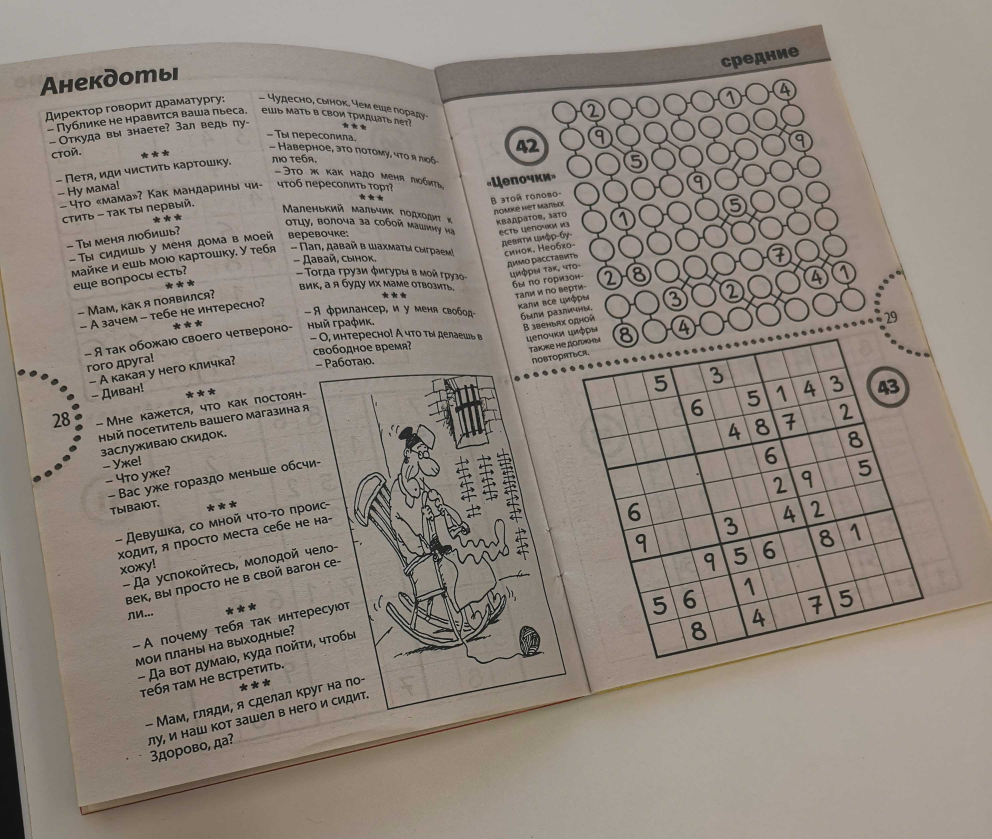
#> input picture homework_2/train/train_0.jpg, 2976 x 2517 px (shown at 1/3 size)
$ jupyter execute --allow-errors slt2.ipynb
#> lines starting #> are read from the running program, lines starting #| are printed output that depends on the picture; after the words box and inside, x2 and y2 are one past the last pixel; in counts of white or black regions, pixels touching at a corner belong together
[cell 1]
import numpy as np
import matplotlib.pyplot as plt
import operator
import joblib
import random
from sklearn.ensemble import RandomForestClassifier
from keras.datasets import mnist
import numpy as np
from matplotlib import pyplot as plt
import cv2 as cv
import operator
from skimage.segmentation import clear_border
import torch
import math
from tensorflow.keras.models import load_model
from imutils.perspective import four_point_transform
import tensorflow as tf
from tensorflow.keras.preprocessing.image import img_to_array

[cell 2]
def pre_process_image(img, skip_dilate=False):
    # imgRGB = cv.cvtColor(img, cv.COLOR_BGR2RGB)
    # imgGray = cv.cvtColor(img.copy(), cv.COLOR_RGB2GRAY)
    # reduce noise in thresholding algorithm via Gaussian Blur
    proc = cv.GaussianBlur(img.copy(), (9, 9), 0)
    proc = cv.adaptiveThreshold(proc, 255, cv.ADAPTIVE_THRESH_GAUSSIAN_C, cv.THRESH_BINARY, 11, 2)

    # in order to successfully extract the grid, we need to invert the colors
    proc = cv.bitwise_not(proc, proc)

    # dilation: We need to use dilation as while using Gaussian Thresholding we reduced noise which in
    # turn lead shrinking of our object. So we need to dilate it.
    if not skip_dilate:
        kernel = np.array([[0., 1., 0.], [1., 1., 1.], [0., 1., 0.]],np.uint8)
        proc = cv.dilate(proc, kernel)
    return proc

[cell 3]
def find_corners(img, ind):

    # ramer doughlas peucker algorithm


    contours, h = cv.findContours(img.copy(), cv.RETR_EXTERNAL, cv.CHAIN_APPROX_NONE)  # Find contours
    contours = sorted(contours, key=cv.contourArea, reverse=True)
    polygon = contours[ind]

    bottom_right, _ = max(enumerate([pt[0][0] + pt[0][1] for pt in polygon]), key=operator.itemgetter(1))
    top_left, _ = min(enumerate([pt[0][0] + pt[0][1] for pt in polygon]), key=operator.itemgetter(1))
    bottom_left, _ = min(enumerate([pt[0][0] - pt[0][1] for pt in polygon]), key=operator.itemgetter(1))
    top_right, _ = max(enumerate([pt[0][0] - pt[0][1] for pt in polygon]), key=operator.itemgetter(1))

    return polygon[top_left][0], polygon[top_right][0], polygon[bottom_right][0], polygon[bottom_left][0]

[cell 4]
def distance_between(p1, p2):
    """Returns the scalar distance between two points"""
    a = p2[0] - p1[0]
    b = p2[1] - p1[1]
    return np.sqrt((a ** 2) + (b ** 2))

[cell 5]
def crop_and_warp(img, crop_rect):
    """Crops and warps a rectangular section from an image into a square of similar size."""


    top_left, top_right, bottom_right, bottom_left = crop_rect[0], crop_rect[1], crop_rect[2], crop_rect[3]
    src = np.array([top_left, top_right, bottom_right, bottom_left], dtype='float32')

    side = max([
        distance_between(bottom_right, top_right),
        distance_between(top_left, bottom_left),
        distance_between(bottom_right, bottom_left),
        distance_between(top_left, top_right)
    ])

    dst = np.array([[0, 0], [side - 1, 0], [side - 1, side - 1], [0, side - 1]], dtype='float32')
    m = cv.getPerspectiveTransform(src, dst)
    return cv.warpPerspective(img, m, (int(side), int(side)))

[cell 6]
def infer_grid(img):
    squares = []
    side = img.shape[:1]
    side = side[0] / 9
    for j in range(9):
        for i in range(9):
            p1 = (i * side, j * side)
            p2 = ((i + 1) * side, (j + 1) * side)
            squares.append((p1, p2))
    return squares

[cell 7]
def scale_and_centre(img, size, margin=0, background=0):
    h, w = img.shape[:2]

    def centre_pad(length):
        if length % 2 == 0:
            side1 = int((size - length) / 2)
            side2 = side1
        else:
            side1 = int((size - length) / 2)
            side2 = side1 + 1
        return side1, side2

    def scale(r, x):
        return int(r * x)

    if h > w:
        t_pad = int(margin / 2)
        b_pad = t_pad
        ratio = (size - margin) / h
        w, h = scale(ratio, w), scale(ratio, h)
        l_pad, r_pad = centre_pad(w)
    else:
        l_pad = int(margin / 2)
        r_pad = l_pad
        ratio = (size - margin) / w
        w, h = scale(ratio, w), scale(ratio, h)
        t_pad, b_pad = centre_pad(h)

    img = cv.resize(img, (w, h))
    img = cv.copyMakeBorder(img, t_pad, b_pad, l_pad, r_pad, cv.BORDER_CONSTANT, None, background)
    return cv.resize(img, (size, size))

[cell 8]
def find_largest_feature(inp_img, scan_tl=None, scan_br=None):
    img = inp_img.copy()
    height, width = img.shape[:2]
    max_area = 0
    seed_point = (None, None)
    if scan_tl is None:
        scan_tl = [0, 0]
    if scan_br is None:
        scan_br = [width, height]

    for x in range(scan_tl[0], scan_br[0]):
        for y in range(scan_tl[1], scan_br[1]):
            if img.item(y, x) == 255 and x < width and y < height:
                area = cv.floodFill(img, None, (x, y), 64)
                if area[0] > max_area:
                    max_area = area[0]
                    seed_point = (x, y)
    for x in range(width):
        for y in range(height):
            if img.item(y, x) == 255 and x < width and y < height:
                cv.floodFill(img, None, (x, y), 64)

    mask = np.zeros((height + 2, width + 2), np.uint8)

    if all([p is not None for p in seed_point]):
        cv.floodFill(img, mask, seed_point, 255)

    top, bottom, left, right = height, 0, width, 0

    for x in range(width):
        for y in range(height):
            if img.item(y, x) == 64:
                cv.floodFill(img, mask, (x, y), 0)

            if img.item(y, x) == 255:
                top = y if y < top else top
                bottom = y if y > bottom else bottom
                left = x if x < left else left
                right = x if x > right else right

    bbox = [[left, top], [right, bottom]]
    return img, np.array(bbox, dtype='float32'), seed_point

[cell 9]
def extract_digit(img, rect, size):

    digit = img[int(rect[0][1]):int(rect[1][1]), int(rect[0][0]):int(rect[1][0])]
    h, w = digit.shape[:2]
    margin = int(np.mean([h, w]) / 2.5)
    _, bbox, seed = find_largest_feature(digit, [margin, margin], [w - margin, h - margin])
    digit = digit[int(bbox[0][1]):int(bbox[1][1]), int(bbox[0][0]):int(bbox[1][0])]
    w = bbox[1][0] - bbox[0][0]
    h = bbox[1][1] - bbox[0][1]
    if w > 0 and h > 0 and (w * h) > 100 and len(digit) > 0:
        return scale_and_centre(digit, size, 4)
    else:
        return np.zeros((size, size), np.uint8)

[cell 10]
def get_digits(img, squares, size):
    digits = []
    img = pre_process_image(img.copy(), skip_dilate=True)
    for square in squares:
        digits.append(extract_digit(img, square, size))
    return digits

[cell 11]
def predict_image(image):
    # source: https://becominghuman.ai/image-processing-sudokuai-opencv-45380715a629

    img = cv.cvtColor(image, cv.COLOR_RGB2GRAY)

    process = pre_process_image(img.copy())
    # source: https://becominghuman.ai/sudoku-and-cell-extraction-sudokuai-opencv-38b603066066

    # sudoku extraction
    polygons = []
    flag = 1
    for i in range(4):
        top_l, top_r, bottom_r, bottom_l  = find_corners(process, i)

        # in order to crop the image, we need to know the dimensions of the sudoku.
        width_A = np.sqrt(((bottom_r[0] - bottom_l[0]) ** 2) + ((bottom_r[1] - bottom_l[1]) ** 2))
        width_B = np.sqrt(((top_r[0] - top_l[0]) ** 2) + ((top_r[1] - top_l[1]) ** 2))
        width = max(int(width_A), int(width_B))

        height_A = np.sqrt(((top_r[0] - bottom_r[0]) ** 2) + ((top_r[1] - bottom_r[1]) ** 2))
        height_B = np.sqrt(((top_l[0] - bottom_l[0]) ** 2) + ((top_l[1] - bottom_l[1]) ** 2))
        height = max(int(height_A), int(height_B))

        if flag and (abs(width_A - width_B) < width * 0.2 or abs(height_A - height_B) < height * 0.2):
            et = width * height * 0.68
            h = height * 0.3
            w = width * 0.3
            flag = 0
        elif flag:
            et = width * height * 0.68
            h = height * 0.3
            w = width * 0.3

        if i > 0 and (abs(width_A - width_B) > w or abs(height_A - height_B) > h or abs(height - width) >
                      width * 0.2 or width*height < et):
            continue
        else:
            polygons.append([top_l, top_r, bottom_r, bottom_l])


    # calculate the perspective transform matrix and warp
    # the perspective to grab the screen
    ordered_corners = find_corners(process, 0)
    res = crop_and_warp(img, ordered_corners)
    dst = np.zeros(img.shape)
    mask = cv.fillPoly(dst, np.array( [[p[0], p[1], p[2], p[3]] for p in polygons], dtype=np.int32 ), (255,255,255))
    return mask, res

[cell 12]
image = cv.imread('train/train_0.jpg')
#> image is the input picture: shape (2517, 2976, 3); mean B, G, R 126.5, 135.2, 144.3

plt.figure(figsize=(10, 10))
plt.title('Example of photo with sudoku')
plt.imshow(image)

[cell 13]
mask, sudoku_table_img = predict_image(image)
#> in pre_process_image, `proc = cv.adaptiveThreshold(proc, 255, cv.ADAPTIVE_THRESH_GAUSSIAN_C, ..`:
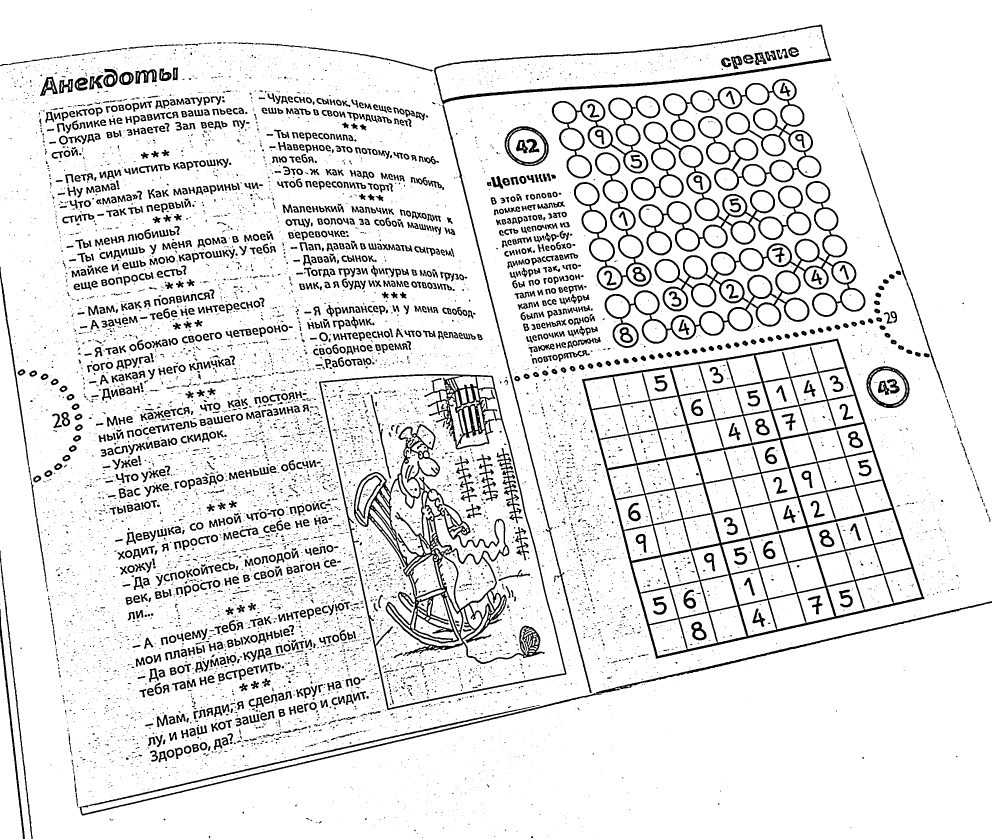
#> proc: shape (2517, 2976) (shown at 1/3 size); 89.6% white; 11568 black regions (9156 under 20 px), largest, box (x1, y1, x2, y2) and area: (1746, 1016, 2773, 1976) 83626, (1062, 1272, 1634, 1992) 50690, (1814, 543, 2597, 1044) 36763
#> in pre_process_image, `proc = cv.dilate(proc, kernel)`:
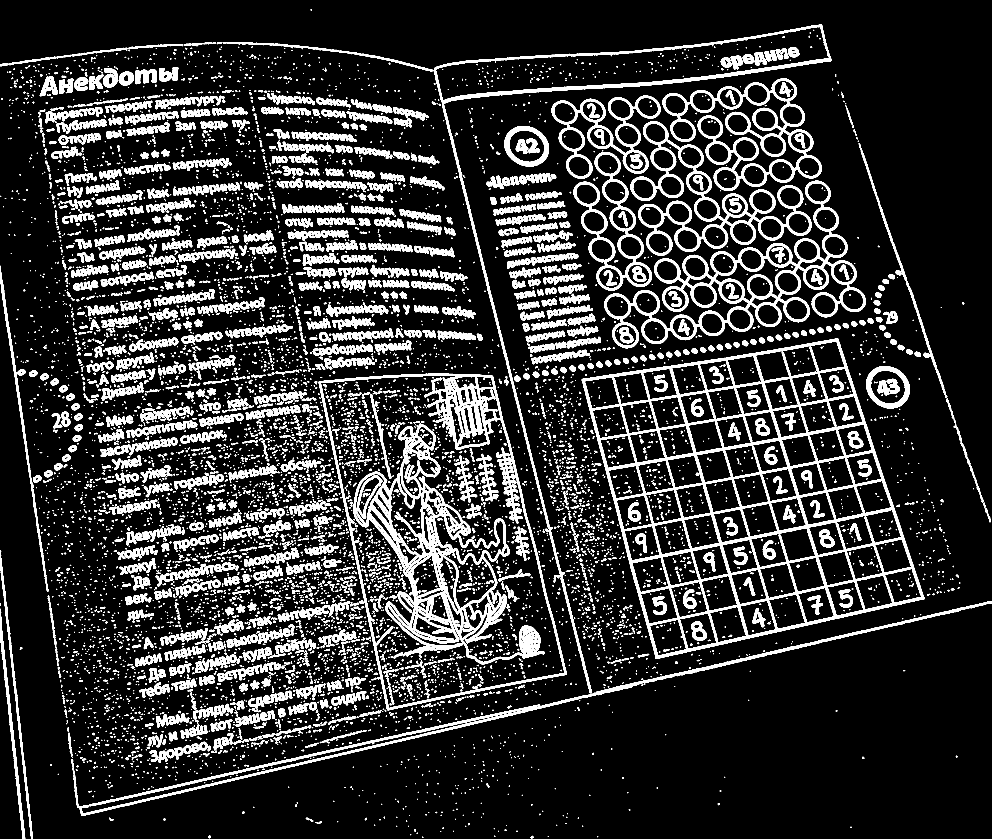
#> proc: shape (2517, 2976) (shown at 1/3 size); 15.2% white; 9321 white regions (5479 under 20 px), largest, box (x1, y1, x2, y2) and area: (1745, 1015, 2774, 1977) 113465, (1061, 1271, 1635, 1993) 70586, (1813, 542, 2598, 1045) 48059
#> the loop in predict_image, `for i in range(4):` made 4 passes
#> (bottom_right in find_corners, top_left in find_corners, bottom_left in find_corners, top_right in find_corners, top_l, top_r, bottom_r, bottom_l) on pass 1: (2406, 763, 1600, 3186, [1746, 1137], [2515, 1017], [2772, 1797], [1966, 1974])
#> after the loop in predict_image, `for i in range(4):`: flag = 0; polygons = [[[1746, 1137], [2515, 1017], [2772, 1797], [1966, 1974]]]
#> in predict_image, `ordered_corners = find_corners(process, 0)`: ordered_corners = ([1746, 1137], [2515, 1017], [2772, 1797], [1966, 1974])
#> in crop_and_warp, `top_left, top_right, bottom_right, bottom_left = crop_rect[0], crop_re..`: top_left = [1746, 1137]; top_right = [2515, 1017]; bottom_right = [2772, 1797]; bottom_left = [1966, 1974]
#> in crop_and_warp, `src = np.array([top_left, top_right, bottom_right, bottom_left], dtype..`: src = [[1746, 1137], [2515, 1017], [2772, 1797], [1966, 1974]]
#> in distance_between, `a = p2[0] - p1[0]`: a = -257
#> in distance_between, `b = p2[1] - p1[1]`: b = -780
#> in crop_and_warp, `side = max([ distance_between(bottom_right, top_right), distance_betwe..`: side = 865.4
#> in crop_and_warp, `dst = np.array([[0, 0], [side - 1, 0], [side - 1, side - 1], [0, side ..`: dst = [[0, 0], [864.4, 0], [864.4, 864.4], [0, 864.4]]
#> in crop_and_warp, `m = cv.getPerspectiveTransform(src, dst)`: m = [[1.03, -0.271, -1494], [0.167, 1.07, -1512.6], [-5.73e-05, 9.85e-05, 1]]
#> in crop_and_warp, `return cv.warpPerspective(img, m, (int(side), int(side)))`:
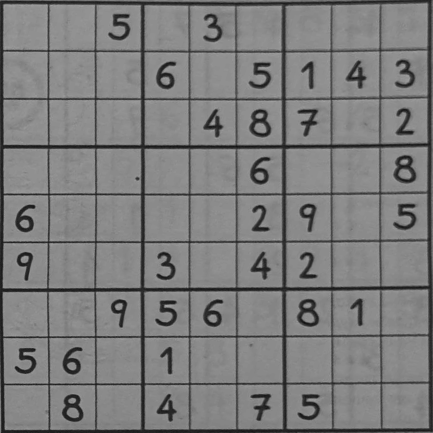
#> returned value: shape (865, 865) (shown at 1/2 size); min 12, max 175, mean 124.3
#> in predict_image, `mask = cv.fillPoly(dst, np.array( [[p[0], p[1], p[2], p[3]] for p in p..`:
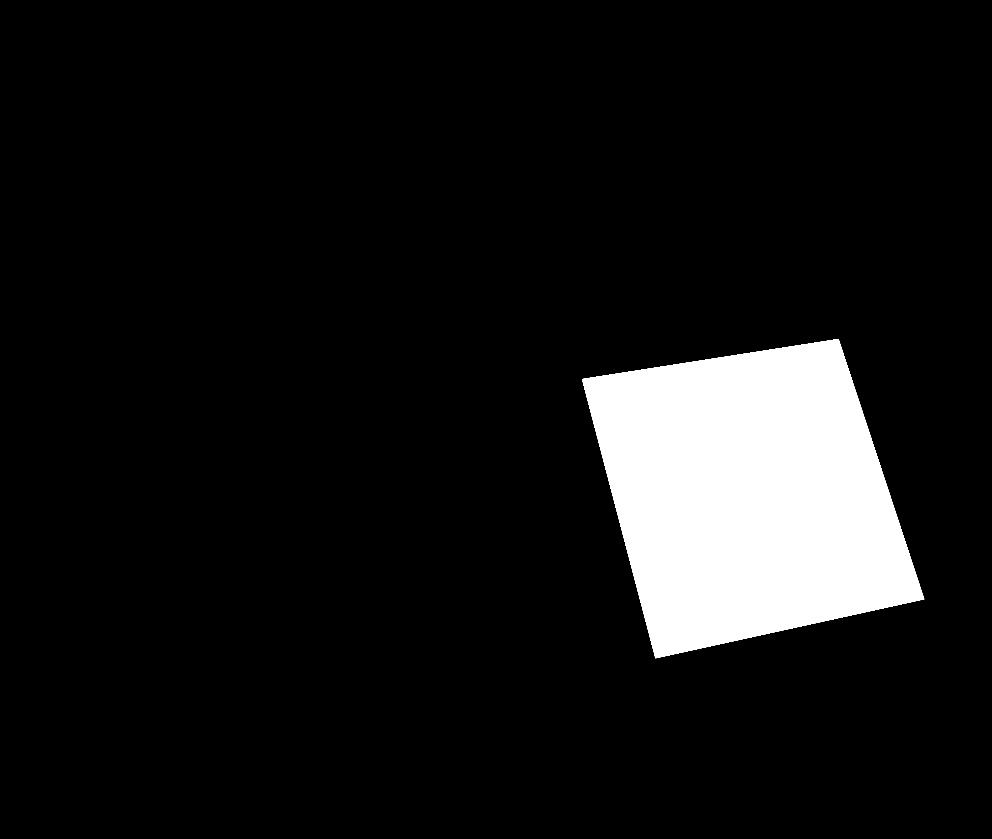
#> mask: shape (2517, 2976) float64 (shown at 1/3 size); 9% white; 1 white region, box (x1, y1, x2, y2) and area: (1746, 1017, 2773, 1975) 673708

plt.figure(figsize=(8,8))
plt.title('Extracted table mask with sudoku from photo')
plt.imshow(mask, cmap='gray')

[cell 14]
def show_digits(digits, colour=255):
    rows = []
    with_border = [cv.copyMakeBorder(img.copy(), 1, 1, 1, 1, cv.BORDER_CONSTANT, None, colour) for img in digits]
    for i in range(9):
        row = np.concatenate(with_border[i * 9:((i + 1) * 9)], axis=1)
        rows.append(row)
    return np.concatenate(rows)

[cell 15]
def preprocess_table(sudoku_table):
    squares = infer_grid(sudoku_table)
    digits = get_digits(sudoku_table, squares, 28)
    img = show_digits(digits)
    return img

[cell 16]
# [16 lines left out: function recognize_digits, not called in this run]

# TRAINING MODEL

[cell 17]
from sklearn.ensemble import RandomForestClassifier

[cell 18]
def extract_number(features):
    for path_k in range(9):
        if path_k != 1 and path_k != 3 and path_k != 4:
            # path where your train_images are located
            path = 'train/train_' + str(path_k) + '.jpg'
            print(path)
            img = cv.imread(path)
            _, final_image = predict_image(img)
#> the loop in predict_image (call 2), `for i in range(4):` made 4 passes
            final_image = preprocess_table(final_image)
#> in preprocess_table, `squares = infer_grid(sudoku_table)`: squares = 81 items
#> call 3 of pre_process_image, with skip_dilate = True
#> in pre_process_image (call 3), `proc = cv.adaptiveThreshold(proc, 255, cv.ADAPTIVE_THRESH_GAUSSIAN_C, ..`:
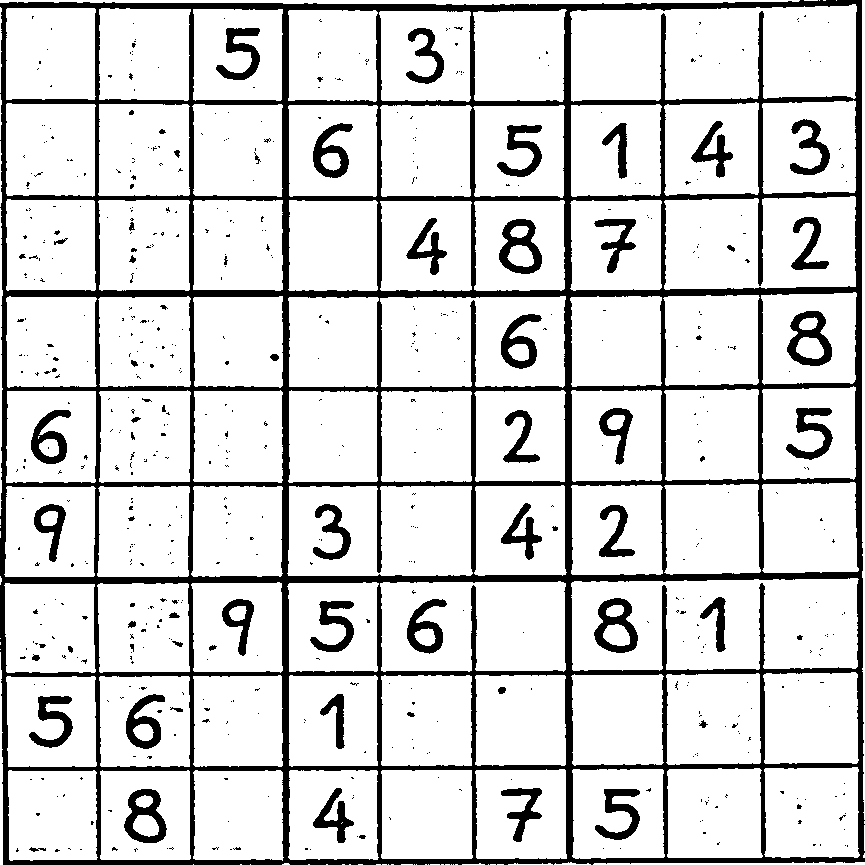
#> proc: shape (865, 865); 84.1% white; 633 black regions (563 under 20 px), largest, box (x1, y1, x2, y2) and area: (0, 0, 865, 865) 87022, (787, 311, 832, 366) 1177, (594, 598, 638, 653) 1149
#> the loop in get_digits, `for square in squares:` made 81 passes
#> square on passes 29 to 36: ((96.11, 288.3), (192.2, 384.4)), ((192.2, 288.3), (288.3, 384.4)), ((288.3, 288.3), (384.4, 384.4)), ((384.4, 288.3), (480.6, 384.4)), ((480.6, 288.3), (576.7, 384.4)), ((576.7, 288.3), (672.8, 384.4)), ((672.8, 288.3), (768.9, 384.4)), ((768.9, 288.3), (865, 384.4))
#> pass 1, in extract_digit, `digit = img[int(rect[0][1]):int(rect[1][1]), int(rect[0][0]):int(rect[..`:
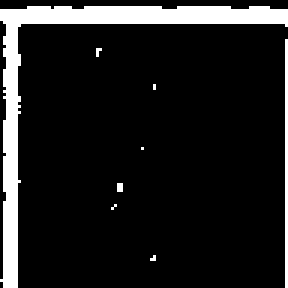
#> digit: shape (96, 96) (shown 3 times larger); 11.7% white; 8 white regions (6 under 20 px), largest, box (x1, y1, x2, y2) and area: (0, 2, 96, 96) 974, (95, 13, 96, 96) 83
#> pass 3, in extract_digit (call 3), `digit = digit[int(bbox[0][1]):int(bbox[1][1]), int(bbox[0][0]):int(bbo..`:
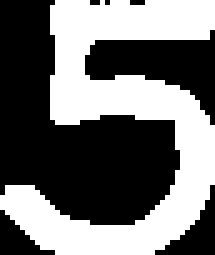
#> digit: shape (51, 43) (shown 5 times larger); 44% white; 1 white region, box (x1, y1, x2, y2) and area: (0, 0, 43, 51) 966
#> the loop in show_digits, `for i in range(9):` made 9 passes
#> pass 1, in show_digits, `row = np.concatenate(with_border[i * 9:((i + 1) * 9)], axis=1)`:
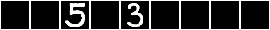
#> row: shape (30, 270); min 0, max 255, mean 44.4
#> in show_digits, `return np.concatenate(rows)`:
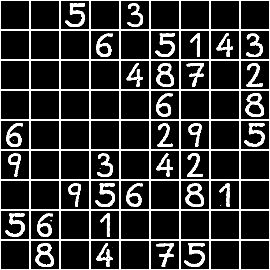
#> returned value: shape (270, 270); min 0, max 255, mean 52.7
            for i in range(9):
                for j in range(9):
                    image = final_image[i * 30:(i + 1) * 30, j * 30:(j + 1) * 30]
                    image = image[1:29,1:29]
                    image = cv.resize(image, (28, 28))
                    kernel = np.ones((2,2))
                    image = cv.dilate(image, kernel, iterations=2)
                    image = cv.erode(image, kernel, iterations=2)
                    if image.sum() > 10000:
                        features.append(image.ravel())
    return np.array(features)

[cell 19]
# labels obtained from images in folder 'data/'
labels_train = np.int16([5,3,6,5,1,4,3,4,8,7,2,6,8,6,2,9,5,9,3,4,2,9,5,6,8,1,5,6,1,8,4,7,5,1,7,8,6,5,1,2,6,5,2,7,3,5,9,2,8,1,
                         4,9,7,1,6,8,4,7,1,5,6,9,7,6,5,7,9,1,4,7,8,3,8,3,1,7,4,6,9,4,3,5,4,9,2,1,6,7,2,5,3,0,8,2,7,1,3,9,2,4,
                         7,5,9,1,3,4,2,3,8,5,2,9,3,6,7,2,9,8,1,2,4,6,3,3,6,5,3,1,9,7,8,1,1,9,8,6,5,7,2,5,3,9,7,8,66,2,6,1,9,7,
                         8,4,1,5,2,4,8,7,2,9,3,9,5,4,7,2,1,7,4,4,5,7,6,5,6,3,2,1,5,1,9,8,6,7,4,8,4,3,6,6,4,8,1,2,8,3,1,5,4,7,
                         1,8,3,4,7])
features_train = []
#> (the rest of this cell did not finish here and is left out)


[cell 20]
rf = RandomForestClassifier(n_jobs = -1, random_state=42)
#> (the rest of this cell did not finish here and is left out)

#> (a cell that did not finish here is left out)

[cell 22]
final_img = preprocess_table(sudoku_table_img)
#> the loop in get_digits (call 3), `for square in squares:` made 81 passes
#> square on passes 1 to 8: ((0, 0), (96.11, 96.11)), ((96.11, 0), (192.2, 96.11)), ((192.2, 0), (288.3, 96.11)), ((288.3, 0), (384.4, 96.11)), ((384.4, 0), (480.6, 96.11)), ((480.6, 0), (576.7, 96.11)), ((576.7, 0), (672.8, 96.11)), ((672.8, 0), (768.9, 96.11))
#> pass 3, in scale_and_centre (call 65), `img = cv.copyMakeBorder(img, t_pad, b_pad, l_pad, r_pad, cv.BORDER_CON..`:
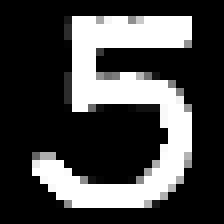
#> img: shape (28, 28) (shown 8 times larger); min 0, max 255, mean 69.8
